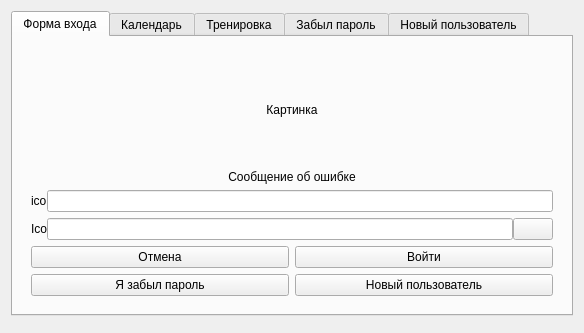
<?xml version="1.0" encoding="UTF-8"?>
<ui version="4.0">
 <class>Widget</class>
 <widget class="QWidget" name="Widget">
  <property name="geometry">
   <rect>
    <x>0</x>
    <y>0</y>
    <width>584</width>
    <height>333</height>
   </rect>
  </property>
  <property name="windowTitle">
   <string>Widget</string>
  </property>
  <layout class="QVBoxLayout" name="verticalLayout">
   <item>
    <widget class="QTabWidget" name="tabWidget">
     <property name="currentIndex">
      <number>0</number>
     </property>
     <widget class="QWidget" name="loginTab">
      <attribute name="title">
       <string>Форма входа</string>
      </attribute>
      <layout class="QVBoxLayout" name="loginTabLayout">
       <item>
        <widget class="QWidget" name="loginContainerWidget" native="true">
         <layout class="QVBoxLayout" name="verticalLayout_2">
          <item>
           <widget class="QLabel" name="logoLabel">
            <property name="sizePolicy">
             <sizepolicy hsizetype="Preferred" vsizetype="Expanding">
              <horstretch>0</horstretch>
              <verstretch>0</verstretch>
             </sizepolicy>
            </property>
            <property name="text">
             <string>Картинка</string>
            </property>
            <property name="alignment">
             <set>Qt::AlignCenter</set>
            </property>
           </widget>
          </item>
          <item>
           <widget class="QLabel" name="errorMsgLabel">
            <property name="sizePolicy">
             <sizepolicy hsizetype="Preferred" vsizetype="Fixed">
              <horstretch>0</horstretch>
              <verstretch>0</verstretch>
             </sizepolicy>
            </property>
            <property name="text">
             <string>Сообщение об ошибке</string>
            </property>
            <property name="alignment">
             <set>Qt::AlignCenter</set>
            </property>
           </widget>
          </item>
          <item>
           <layout class="QHBoxLayout" name="horizontalLayout_3">
            <property name="spacing">
             <number>0</number>
            </property>
            <item>
             <widget class="QLabel" name="loginIcoLabel">
              <property name="text">
               <string>ico</string>
              </property>
             </widget>
            </item>
            <item>
             <widget class="QLineEdit" name="loginEdit"/>
            </item>
           </layout>
          </item>
          <item>
           <layout class="QHBoxLayout" name="horizontalLayout_2">
            <property name="spacing">
             <number>0</number>
            </property>
            <property name="sizeConstraint">
             <enum>QLayout::SetDefaultConstraint</enum>
            </property>
            <item>
             <widget class="QLabel" name="passwordIcoLabel">
              <property name="text">
               <string>Ico</string>
              </property>
             </widget>
            </item>
            <item>
             <widget class="QLineEdit" name="passwordEdit"/>
            </item>
            <item>
             <widget class="QPushButton" name="passwordModeButton">
              <property name="text">
               <string/>
              </property>
             </widget>
            </item>
           </layout>
          </item>
          <item>
           <layout class="QHBoxLayout" name="horizontalLayout">
            <property name="spacing">
             <number>6</number>
            </property>
            <property name="sizeConstraint">
             <enum>QLayout::SetDefaultConstraint</enum>
            </property>
            <item>
             <widget class="QPushButton" name="canselButton">
              <property name="text">
               <string>Отмена</string>
              </property>
             </widget>
            </item>
            <item>
             <widget class="QPushButton" name="loginButton">
              <property name="text">
               <string>Войти</string>
              </property>
             </widget>
            </item>
           </layout>
          </item>
          <item>
           <layout class="QHBoxLayout" name="horizontalLayout_5">
            <property name="spacing">
             <number>6</number>
            </property>
            <property name="sizeConstraint">
             <enum>QLayout::SetDefaultConstraint</enum>
            </property>
            <item>
             <widget class="QPushButton" name="repasswordButton">
              <property name="text">
               <string>Я забыл пароль</string>
              </property>
             </widget>
            </item>
            <item>
             <widget class="QPushButton" name="newUserButton">
              <property name="text">
               <string>Новый пользователь</string>
              </property>
             </widget>
            </item>
           </layout>
          </item>
         </layout>
        </widget>
       </item>
      </layout>
     </widget>
     <widget class="QWidget" name="calendarTab">
      <attribute name="title">
       <string>Календарь</string>
      </attribute>
     </widget>
     <widget class="QWidget" name="itemTab">
      <attribute name="title">
       <string>Тренировка</string>
      </attribute>
     </widget>
     <widget class="QWidget" name="tab">
      <attribute name="title">
       <string>Забыл пароль</string>
      </attribute>
     </widget>
     <widget class="QWidget" name="tab_2">
      <attribute name="title">
       <string>Новый пользователь</string>
      </attribute>
     </widget>
    </widget>
   </item>
   <item>
    <widget class="QFrame" name="msgFrame">
     <property name="frameShape">
      <enum>QFrame::StyledPanel</enum>
     </property>
     <property name="frameShadow">
      <enum>QFrame::Raised</enum>
     </property>
    </widget>
   </item>
  </layout>
 </widget>
 <tabstops>
  <tabstop>loginEdit</tabstop>
  <tabstop>passwordEdit</tabstop>
  <tabstop>loginButton</tabstop>
  <tabstop>canselButton</tabstop>
  <tabstop>passwordModeButton</tabstop>
  <tabstop>tabWidget</tabstop>
 </tabstops>
 <resources/>
 <connections/>
</ui>
